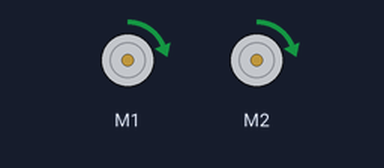
Simulated run of this sketch. Board: Arduino Uno, built with avr-gcc and run on an emulated ATmega328P. On the bench: 2 × DC motor (green arrow = forward, orange = backward, longer = faster).

Above: at 0.1 s.
Timing chart, 0 to 1.6 s (numbered marks = the images above):
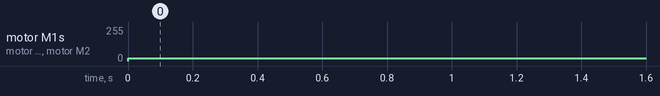

Measured:
- by itself, motor M1, motor M2: stopped → forward 20/255 at 0.00 s

The sketch:

motor_test_redo.ino
```cpp
#include <Wire.h>
#include <Adafruit_MotorShield.h>
#include "utility/Adafruit_MS_PWMServoDriver.h"

Adafruit_MotorShield AFMS = Adafruit_MotorShield();
Adafruit_DCMotor *myMotorR = AFMS.getMotor(1);
Adafruit_DCMotor *myMotorL = AFMS.getMotor(2);

int sensorPinR = A0;    // select the input pin for the potentiometer
int sensorPinL = A1;
int goSpeed = 20;
int turnSpeed = 0;

void setup() {
  AFMS.begin();
  myMotorR->setSpeed(goSpeed);
  myMotorL->setSpeed(goSpeed);
  Serial.begin(9600);
}

void loop() {
    myMotorR->setSpeed(goSpeed);
    myMotorL->setSpeed(goSpeed);
    myMotorR->run(FORWARD);
    myMotorL->run(FORWARD);

}
```
